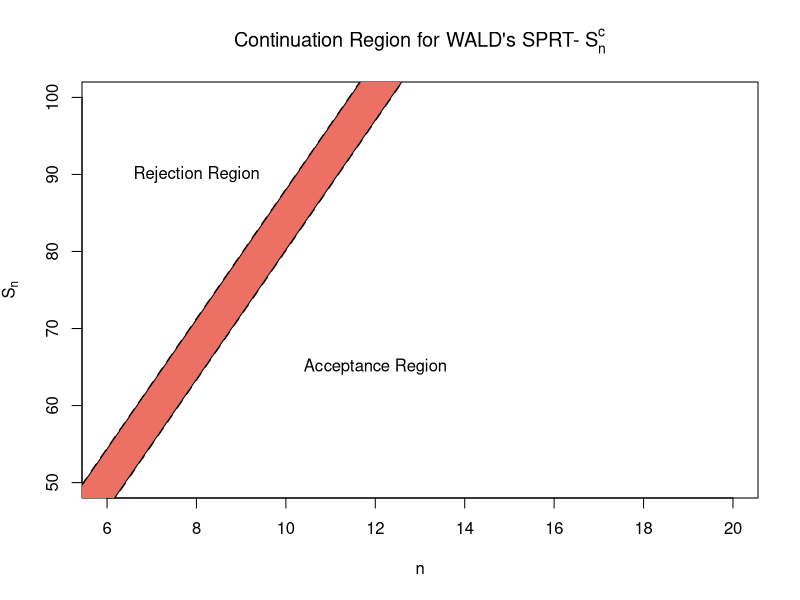
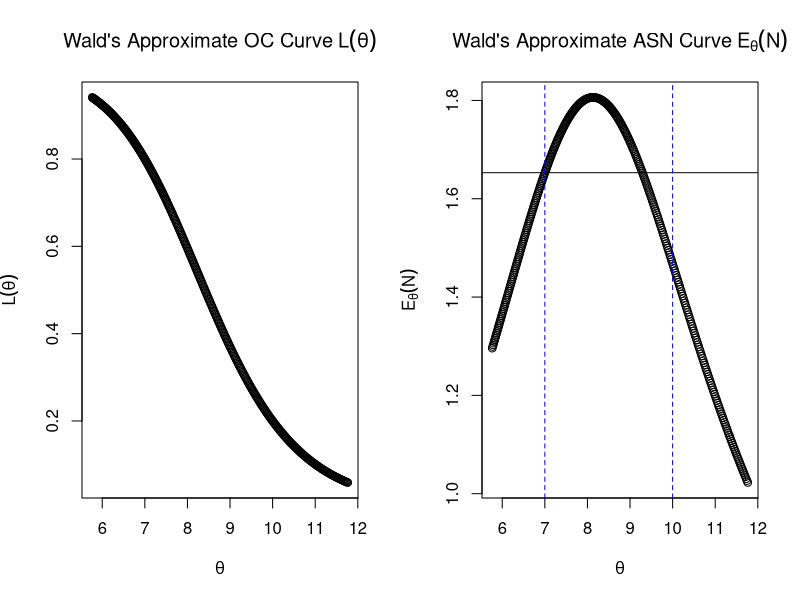

These figures' R source, in order:


# Question 2 --------------------------------------------------------------

# Given parameters
# Under Null Hypothesis
theta_0 = 7
# Under Alternative Hypothesis
theta_1 = 10

# Given Strength
alpha = 0.2
beta = 0.2

# Approximate values of boundary A and B
A = (1-beta)/alpha
B = beta/(1-alpha)
# Logarithm of the boundary values
a = log(A)
b = log(B)

# Number of observations
n=1:12

# Function for plotting the lower limit
low = function(n)
{
  return((b-n*(theta_0-theta_1))/(log(theta_1/theta_0)))
}

# Function for plotting the upper limit
upper = function(n)
{
  return((a-n*(theta_0-theta_1))/(log(theta_1/theta_0)))
}

# Sequence of observations - To determine the continuation/acceptance/rejection
# of the 12 th observation
X = c(7,15,11,3,4,5,7,9,12,14,10,11)
S_n = cumsum(X)
limit_mat = matrix(c(low(n),S_n,upper(n)),ncol=3,nrow=12,byrow=F)

# Function for plotting continuation region of Wald's SPRT
n = 1:100
plot_cont_reg = function(l,u){
  plot(n,low(n),type = "l",xlab = "n",ylab = bquote(S[n]),xlim=c(6,20),ylim=c(50,100),
       main=bquote("Continuation Region for WALD's SPRT-"~S[n]^c),
       lwd=2,lty=2)
  lines(n,upper(n),type="l",lty=2,lwd=2)
  polygon(c(n, rev(n)), c(upper(n), rev(low(n))),
          col = "#EC7063")
  #points(12,98)
  #text(13,98,"(12,98)")
  text(12,65,"Acceptance Region")
  text(8,90,"Rejection Region")
}
# Continuation region graph
plot_cont_reg(low,upper)

# Sequence for different values of t0
t_0 = seq(-2,2,0.01)#c(-.5,-.3,-.2,0,.2,.5,.7)

# Function for generating OC Function
OC = function(t_0)
{
  oc = array(0)
  for(i in 1:length(t_0))
  {
    oc[i] = ((A^t_0[i])-1)/(((A^t_0[i])-(B^t_0[i])))
    if(t_0[i] == 0)
    {
      oc[i] = log(A)/(log(A/B))
    }
  }
  return(oc)
}

# OC Function values at different values of t0
oc = OC(t_0)

#Function for generating theta
theta = function(t_0)
{
  th = array(0)
  for(i in 1:length(t_0))
  {
    th[i] = t_0[i]*(theta_1-theta_0)/(((theta_1/theta_0)^t_0[i])-1)
    if(t_0[i] == 0)
    {
      th[i] = (theta_1-theta_0)/log(theta_1/theta_0)
    }
  }
  return(th)
}

# Theta values for different values of t0
th = theta(t_0)

# Expectation of Z1
E_Z1 = (theta_0-theta_1)+th*log(theta_1/theta_0)

# Variance of Z1
v_Z1 = th*(log(theta_1/theta_0))^2

#Function generating ASN
ASN = function(oc,e,v){
  asn = c()
  for(i in 1:length(t_0)){
    asn[i] = (b*oc[i]+a*(1-oc[i]))/E_Z1[i]
    if(t_0[i] == 0){
      asn[i] = ((b^2)*oc[i]+(a^2)*(1-oc[i]))/v_Z1[i]
    }
  }
  return(asn)
}

# ASN Function values for different values of OC
asn = ASN(oc,E_Z1,v_Z1)


## Wald's Approximate OC and ASN Curves

par(mfrow=c(1,2))

plot(th,oc,main=bquote("Wald's Approximate OC Curve"~L(theta)),
     ylab=bquote(L(theta)),xlab=bquote(theta))
plot(th,asn,main=bquote("Wald's Approximate ASN Curve"~E[theta](N)),
     ylab=bquote(E[theta](N)),xlab=bquote(theta))
abline(h=1.653)
abline(v=c(7,10),col="blue",lty=2)


# Comparison of Wald's SPRT with Fixed Sample Size Test

mp_size=function(alpha,beta){
  n = array(0)
  k = array(0)
  for(i in 1:40)
  {
    for(j in 1:100)
    {
      null_hyp = ppois(j,i*7,lower.tail = FALSE)
      alt_hyp = ppois(j,i*10,lower.tail = FALSE)
      if(null_hyp<=alpha && alt_hyp>(1-beta))
      {
        n[i] = i
        k[j] = j
      }
    }
  }
  n=n[!is.na(n)]
  k=k[!is.na(k)] # We get the value of quantile k-1
  h0 = ppois(k[1],n[1]*7,lower.tail = FALSE)
  h1 = ppois(k[1],n[1]*10,lower.tail = FALSE)
  z = c(n[1],k[1]+1,h0,h1) # Adding 1 to k-1, to get the quantile k
  names(z) = c("n","k","Size","Power")
  return(z)
}
mp_size(0.2,0.2)

